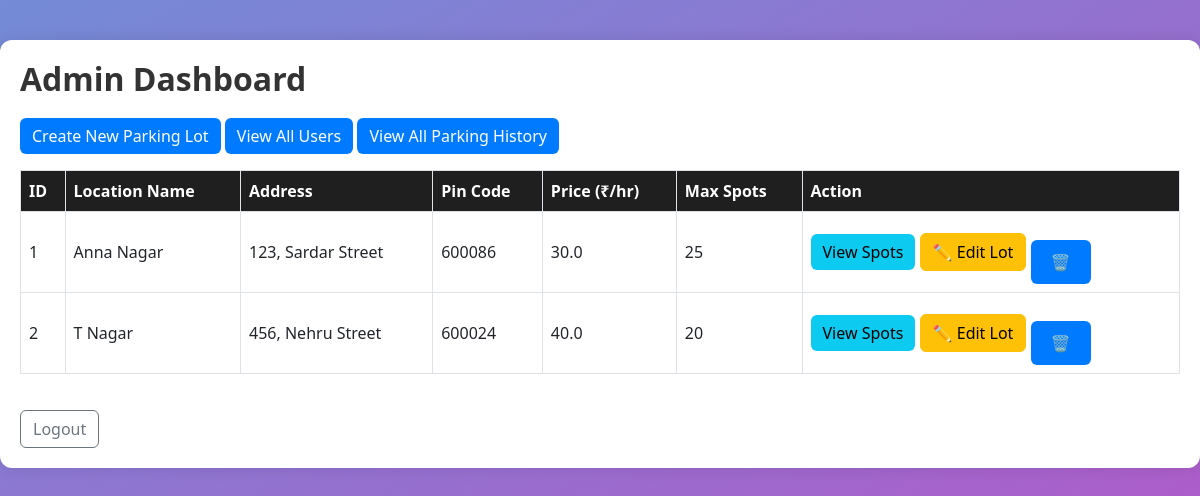
The app's page /admin/dashboard (signed in), older data.
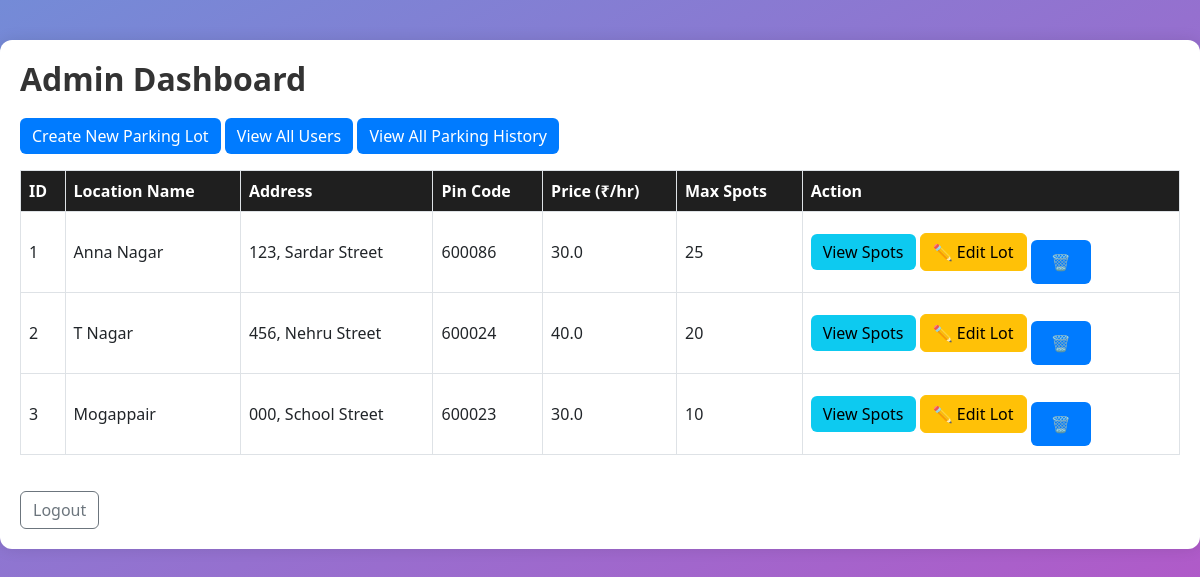
The same page, newer data.
### models/models.py (models this page shows)
class ParkingLot(db.Model):
    id = db.Column(db.Integer, primary_key=True)
    name = db.Column(db.String(100), nullable=False)
    address = db.Column(db.String(200), nullable=False)
    pin_code = db.Column(db.String(10), nullable=False)
    price = db.Column(db.Float, nullable=False)
    max_spots = db.Column(db.Integer, nullable=False)
    spots = db.relationship('ParkingSpot', backref='lot')

### app.py (the view)
@app.route('/admin/dashboard')
def admin_dashboard():
    if session.get('role') != 'admin':
        return redirect('/login')
    parking_lots = ParkingLot.query.all() #fetch all parking lots
    return render_template('admin_dashboard.html', parking_lots=parking_lots)

### templates/admin_dashboard.html (shortened to what this page needs)
{% set title = "Admin" %}
{% extends 'layout.html' %}
{% block content %}
<div class="container">
    <h2>Admin Dashboard</h2>
    <a href="{{ url_for('create_parking_lot') }}" class="btn btn-primary mb-3">Create New Parking Lot</a>
    <a href="{{ url_for('admin_view_users') }}" class="btn btn-primary mb-3">View All Users</a>
    <a href="{{ url_for('admin_history') }}" class="btn btn-primary mb-3">View All Parking History</a>
    <table class="table table-bordered">
        <thead>
            <tr>
                <th>ID</th>
                <th>Location Name</th>
                <th>Address</th>
                <th>Pin Code</th>
                <th>Price (₹/hr)</th>
                <th>Max Spots</th>
                <th>Action</th>
            </tr>
        </thead>
        <tbody>
            {% for lot in parking_lots %}
            <tr>
                <td>{{ lot.id }}</td>
                <td>{{ lot.name }}</td>
                <td>{{ lot.address }}</td>
                <td>{{ lot.pin_code }}</td>
                <td>{{ lot.price }}</td>
                <td>{{ lot.max_spots }}</td>
                <td>
                    <a href="{{ url_for('view_spots', lot_id=lot.id) }}" class="btn btn-info">View Spots</a>
                    <a href="{{ url_for('edit_lot', lot_id=lot.id) }}" class="btn btn-warning">✏️ Edit Lot</a>
                    <form method="POST" action="{{ url_for('delete_lot', lot_id=lot.id) }}" style="display:inline;">
                        <button type="submit" class="btn btn-danger" onclick="return confirm('Do you want to delete permanently?')">🗑️</button>
                    </form>
                </td>
            </tr>
            {% endfor %}
        </tbody>
    </table>
    <form action="{{ url_for('logout') }}" method="post">
        <button class="btn btn-outline-secondary logout-btn">Logout</button>
    </form>
</div>
{% endblock %}

### templates/layout.html (shortened to what this page needs)
<!DOCTYPE html>
<html lang="en">
<head>
    <link href="https://cdn.jsdelivr.net/npm/bootstrap@5.3.0/dist/css/bootstrap.min.css" rel="stylesheet">
    {% if title == "Register" %}
    <link rel="stylesheet" href="{{ url_for('static', filename='css/register.css') }}">
    {% elif title == "Login" %}
    <link rel="stylesheet" href="{{ url_for('static', filename='css/login.css') }}">
    {% elif title == "Admin" %}
    <link rel="stylesheet" href="{{ url_for('static', filename='css/admin.css') }}">
    {% elif title == "Edit Parking Lot" or title == "View" %}
    <link rel="stylesheet" href="{{ url_for('static', filename='css/edit_lot.css') }}">
    {% elif title == "User_dashboard" %}
    <link rel="stylesheet" href="{{ url_for('static', filename='css/user_dashboard.css') }}">
    {% elif title == "View Available Parking Lots" %}
    <link rel="stylesheet" href="{{ url_for('static', filename='css/view_available_parking_lots.css') }}">
    {% endif %}
</head>
<body>
    {% block content %}{% endblock %}
</body>
</html>

### static/css/admin.css (style rules this page uses)
body { font-family: 'Segoe UI', Tahoma, Geneva, Verdana, sans-serif; margin: 0; background-image: linear-gradient(150deg, #748bd7, #ba52c6); padding: 0; height: 94.5vh; }
.container { max-width: 1200px; margin: 40px auto; padding: 20px; background-color: white; border-radius: 12px; box-shadow: 0 0 15px rgba(0,0,0,0.1); }
h2, h3 { font-weight: 600; color: #333; margin-bottom: 20px; }
.table th { background-color: #1f1f1f; color: white; font-weight: 600; }
.table td, .table th { vertical-align: middle; }
.btn-primary { background-color: #007bff; border: none; }
.btn-danger { background-color: #dc3545; border: none; }
.btn-info { background-color: #0dcaf0; border: none; }
button[type="submit"] { margin-top: 20px; padding: 10px 20px; font-weight: 600; background-color: #007bff; color: white; border: none; border-radius: 6px; cursor: pointer; }
.logout-btn { margin-top: 20px; }

Row changes from the older to the newer data that the page shows:
added ParkingLot: id "3", name "Mogappair", address "000, School Street", pin_code "600023", price "30.0", max_spots "10"
